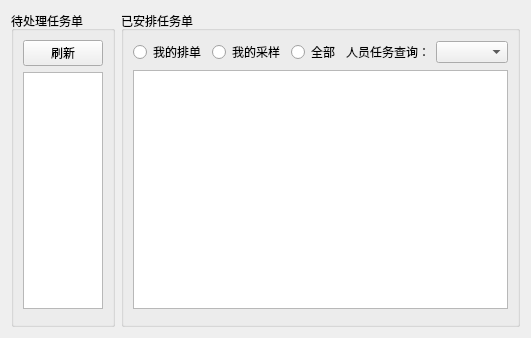
<?xml version="1.0" encoding="UTF-8"?>
<ui version="4.0">
 <class>SamplingScheduleUI</class>
 <widget class="QWidget" name="SamplingScheduleUI">
  <property name="geometry">
   <rect>
    <x>0</x>
    <y>0</y>
    <width>517</width>
    <height>338</height>
   </rect>
  </property>
  <property name="windowTitle">
   <string>Form</string>
  </property>
  <layout class="QGridLayout" name="gridLayout">
   <item row="0" column="0">
    <widget class="QGroupBox" name="groupBox_2">
     <property name="title">
      <string>待处理任务单</string>
     </property>
     <layout class="QVBoxLayout" name="verticalLayout_2">
      <item>
       <widget class="QPushButton" name="refleshBtn">
        <property name="text">
         <string>刷新</string>
        </property>
       </widget>
      </item>
      <item>
       <widget class="MyTableView" name="taskToScheduledView"/>
      </item>
      <item>
       <widget class="SqlPageControleUI" name="pageCtrl" native="true"/>
      </item>
     </layout>
    </widget>
   </item>
   <item row="0" column="1">
    <widget class="QGroupBox" name="groupBox">
     <property name="title">
      <string>已安排任务单</string>
     </property>
     <layout class="QVBoxLayout" name="verticalLayout">
      <item>
       <layout class="QHBoxLayout" name="horizontalLayout">
        <item>
         <widget class="QRadioButton" name="myScheduleBtn">
          <property name="text">
           <string>我的排单</string>
          </property>
         </widget>
        </item>
        <item>
         <widget class="QRadioButton" name="myTaskBtn">
          <property name="text">
           <string>我的采样</string>
          </property>
         </widget>
        </item>
        <item>
         <widget class="QRadioButton" name="allBtn">
          <property name="text">
           <string>全部</string>
          </property>
         </widget>
        </item>
        <item>
         <widget class="QLabel" name="label">
          <property name="text">
           <string>人员任务查询：</string>
          </property>
         </widget>
        </item>
        <item>
         <widget class="QComboBox" name="comboBox"/>
        </item>
       </layout>
      </item>
      <item>
       <widget class="MyTableView" name="taskScheduledView"/>
      </item>
      <item>
       <widget class="SqlPageControleUI" name="pageCtrl2" native="true"/>
      </item>
     </layout>
    </widget>
   </item>
  </layout>
 </widget>
 <customwidgets>
  <customwidget>
   <class>MyTableView</class>
   <extends>QTableView</extends>
   <header>mytableview.h</header>
  </customwidget>
  <customwidget>
   <class>SqlPageControleUI</class>
   <extends>QWidget</extends>
   <header>../sqlPageControleUI/sqlpagecontroleui.h</header>
   <container>1</container>
  </customwidget>
 </customwidgets>
 <resources/>
 <connections/>
</ui>
